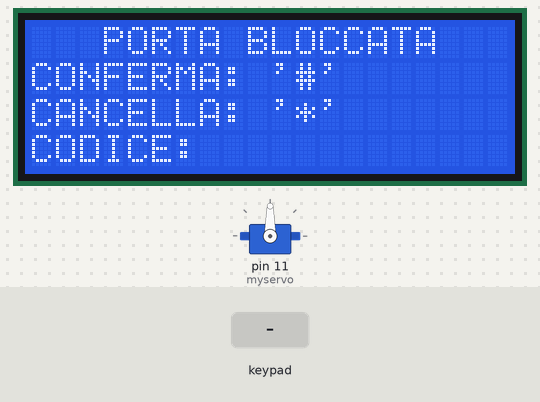
A sketch run on a simulated Arduino Uno, built with avr-gcc and run on an emulated ATmega328P. Parts: 20×4 character LCD, servo. The inputs (shaded band) are chosen by the test bench.

Above: at 1.3 s.
1.4 s: keypad keys 4 5 7 8 # pressed 0.4 s apart
At 3.7 s:
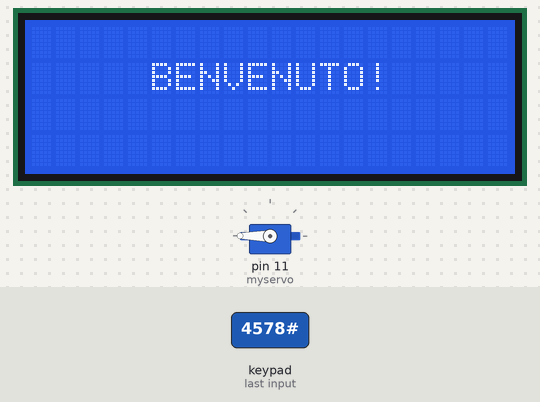
4.9 s: key '#' pressed
7.9 s: keypad keys 4 5 7 8 A pressed 0.4 s apart
At 12.1 s:
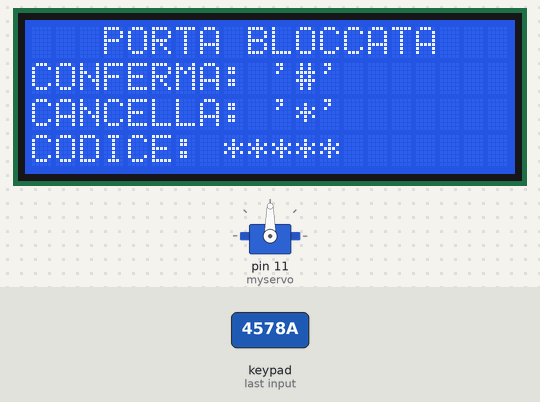
12.4 s: key '1' pressed
At 13.2 s:
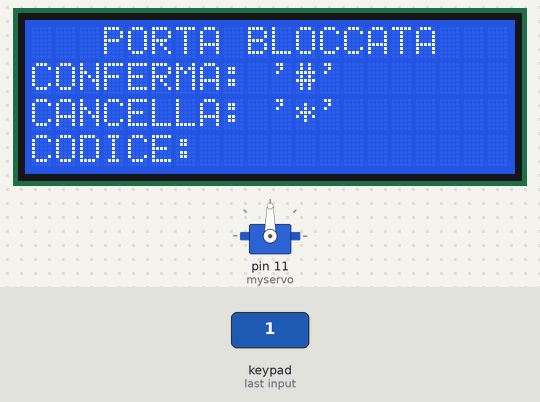
13.9 s: key '2' pressed
15.4 s: keypad keys 4 5 7 8 D pressed 0.4 s apart
At 15.62 s:
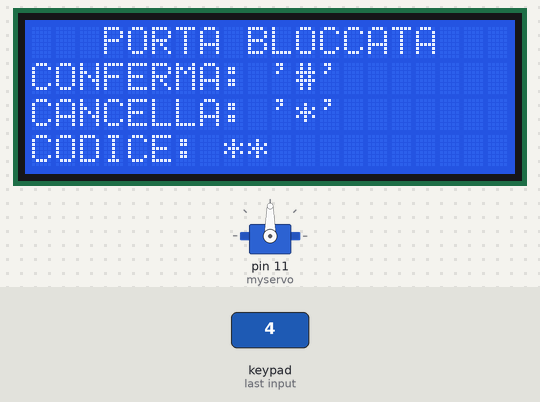
Timing chart, 0 to 18.4 s (numbered marks = the images above; inputs shaded):
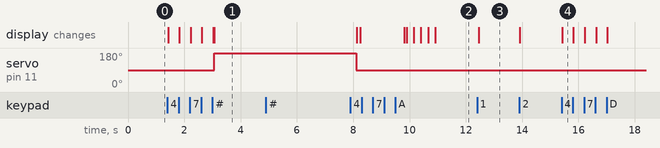

Measured:
- after the input at 1.4 s, servo on pin 11 (myservo): 90° → 180° after 1.7 s; the display: first changes at once (image 1 shows a later state)
- after the input at 4.9 s, every drawn part: stays the same
- after the input at 7.9 s, the display: first differs from a run without the input after 2.0 s (image 2 shows a later state)
- after the input at 12.4 s, the display: changes after 0.06 s (image 3)
- after the input at 15.4 s, the display: changes at once (image 4)

The sketch:

automatic_door.ino
```cpp
/*
* I.S.I.S "ANTONIO SERRA", GRUPPO DI LAVORO PER LA REALIZZAZIONE DI UNA CASA DOMOTICA. ANNO SCOLASTICO 201972020.
* Il programma presentato in basso funziona graze ad un Arduino Uno ed è stato programmato sull' IDE di Arduino.
* Esso sfrutta un display LCD_I2C, un tastierino numerico ed un servo motore.
* Il Display fornisce un interfaccia grafica all'utente, il servo motore apre e chiude la porta una volta digitato il codice corretto e,
* il tastierino numerico permette all'utente di digitare il codice.
*/

//LIBRERIE
#include <Password.h>
#include <Servo.h>
#include <LiquidCrystal_I2C.h>
#include <Keypad.h>

// VARIABILI
Servo myservo;
LiquidCrystal_I2C schermo(0x27,20,4);
Password password = Password("4578"); // CODICE DI APERTURA DELLA PORTA.
const byte RIGHE = 4;
const byte COLONNE = 4;
char tasti[RIGHE][COLONNE] = {
  {'1','2','3','A'},
  {'4','5','6','B'},
  {'7','8','9','C'},
  {'*','0','#','D'}
};
byte righePin[RIGHE] = {2,3,4,5}; // I PRIMI QUATTRO PIN DI COLLEGAMENTO DEL TASTIERINO RAPPRESENTANO LE RIGHE.
byte colPin[COLONNE] = {6,7,8,9}; // I RESTANTI QUATTRO PIN DI COLLEGAMENTO DEL TASTIERINO RAPPRESENTANO LE COLONNE.
Keypad keypad = Keypad(makeKeymap(tasti), righePin, colPin, RIGHE, COLONNE);
int i=0;

void setup(){
  /*
  * Nel setup viene inizializzato lo schermo, attivata la seriale per debugging, chiamato il menu di interfaccia.
  * Si definisce il collegamento del servo motore "chiuso" sul pin digitale 11 e il tastierino è in attesa di un evento, ovvero l'ottenere il codice.
  */

  schermo.init();
  schermo.backlight();
  Serial.begin(9600);
  keypad.setDebounceTime(50);
  menu();
  keypad.addEventListener(keypadEvent);
  myservo.attach(11);
  myservo.write(90);
}

void menu(){
  // Creiamo l'interfaccia per l'utente.

  password.reset();
  schermo.clear();
  schermo.setCursor(3,0);
  schermo.print("PORTA BLOCCATA");
  schermo.setCursor(0,1);
  schermo.print("CONFERMA: '#' ");
  schermo.setCursor(0,2);
  schermo.print("CANCELLA: '*' ");
  schermo.setCursor(0,3);
  schermo.print("CODICE: ");
  schermo.setCursor(8,3);
  keypad.addEventListener(keypadEvent);
}

void loop(){
 // Il tastierino numerico è sempre in attesa che l'utente prema i tasti. Se però vengono premuti più di 12 caratteri,
 // il codice non verrà accettato, si cancellerà da solo e verrà mostrato nuovamente il menu.

  keypad.getKey();
  if (i>12){
  i=0;
  menu();
  }
  }

void keypadEvent(KeypadEvent eKey){
/*
* Questa funzione sfrutta la selezione multipla:
* Ogni volta che verrà premuto un tasto del tastierino verrà mostrato a video sottoforma di "*".
* Se il tasto premuto è "#" verrà attivato il controllo password.
* Se il tasto premuto è "*" si ritornerà indietro al menu inziale.
*/

  switch (keypad.getState()){
  case PRESSED:
    schermo.print("*");
    i++;
    switch (eKey){
    case '#':
      controllo_password();
      break;
    case '*':
         menu(); break;
    default:
      password.append(eKey);
}
}
}

void controllo_password(){
  /*
  * Per controllare la password, viene sfruttata una funzione: password.evaluate()
  * "password.evaluate()" serve per ottenere l'effettivo valore della password e confrontarlo con il codice digitato.
  * Se il codice è corretto viene dato il benvenuto sullo schermo e viene chiamata la funzione "sblocca_porta()".
  * Se non è corretto il display mostrerà la scritta di accesso negato e riporterà l'utente al menu iniziale.
  */

  if (password.evaluate()){
    schermo.clear();
    delay(30);
    schermo.setCursor(5, 1);
    schermo.print("BENVENUTO!");
    sblocca_porta();
    menu();
  }
  else{
    loop();
	i++; {
    }
    schermo.clear();
    delay(10);
    schermo.setCursor(3, 1);
    schermo.print("ACCESSO NEGATO");
    delay(1500);
    schermo.clear();
    menu();
  }
}

void sblocca_porta(){
  /* Digitato il codice corretto, il servo motore apre la porta di 180 gradi e dopo 5 secondi la chiude con una rotazione di 90 gradi. */

  myservo.write(180);
  delay(5000);
  myservo.write(90);
}
```
